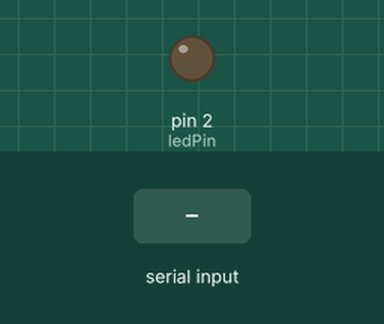
This sketch was run on a simulated Arduino Uno, built with avr-gcc and run on an emulated ATmega328P. Shown: output pins drawn as LEDs (lit = HIGH). Inputs (shaded band) come from the test bench.

Above: at 1.2 s.
1.3 s: "Testing!" received over Serial
At 2.35 s:
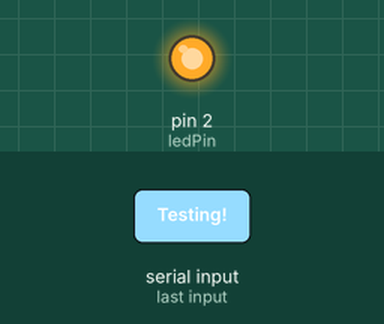
Timing chart, 0 to 4.3 s (numbered marks = the images above; inputs shaded):
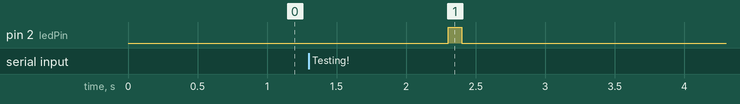

Measured:
- after the input at 1.3 s, pin 2 (ledPin): LOW → HIGH after 1.0 s, → LOW 0.10 s later

The sketch:

receivercode.ino
```cpp
#define ledPin 2
String incomingString;

void setup(){
    Serial.begin(115200);
    pinMode(ledPin,OUTPUT);
}

void loop(){
    if (Serial.available()){
        incomingString = Serial.readString();
        if(incomingString.indexOf("Testing!") == 0){
            digitalWrite(ledPin,HIGH);
            delay(100);
            digitalWrite(ledPin,LOW);
        }
    }
}
```
